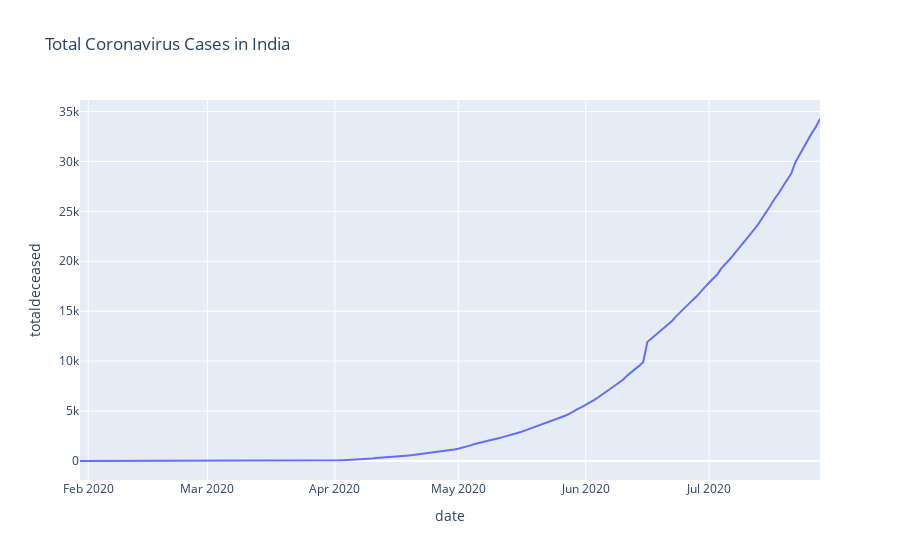

Notebook source saved alongside this figure:
### Code cell
fig = px.line(df, x="date", y="totaldeceased", title='Total Coronavirus Cases in India')
fig.show()

### Figure 1 — Plotly figure (JSON) as saved in the notebook; plotly's stock layout.template omitted (floating-point values rounded to 4 significant figures; data arrays with more than 128 entries replaced by an {"elided": "..."} marker saying what was removed)
{"data": [{"hovertemplate": "date=%{x}<br>totaldeceased=%{y}<extra></extra>", "legendgroup": "", "line": {"color": "#636efa", "dash": "solid"}, "mode": "lines", "name": "", "orientation": "v", "showlegend": false, "type": "scatter", "x": {"elided": "181 str values"}, "xaxis": "x", "y": {"elided": "181 int values"}, "yaxis": "y"}], "layout": {"legend": {"tracegroupgap": 0}, "title": {"text": "Total Coronavirus Cases in India"}, "xaxis": {"anchor": "y", "domain": [0, 1], "title": {"text": "date"}}, "yaxis": {"anchor": "x", "domain": [0, 1], "title": {"text": "totaldeceased"}}}}
